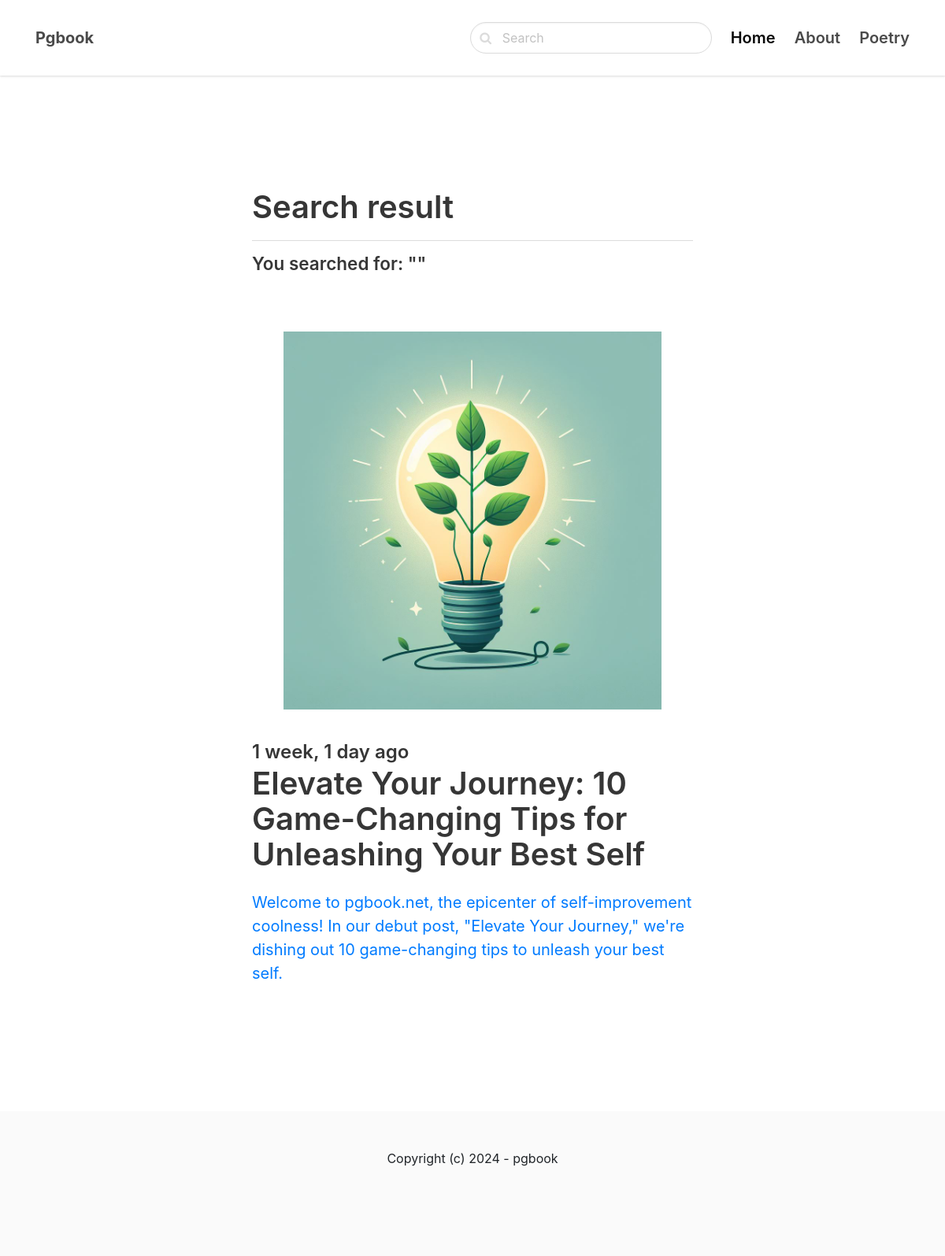
The app's page /search/ with its own data.
### blog/models.py (models this page shows, shortened)
class Post(models.Model):
    ACTIVE = 'active'
    DRAFT = 'draft'
    CHOICES_STATUS = (
        (ACTIVE, 'Active'),
        (DRAFT, 'Draft')
    )
    category = models.ForeignKey(Category, related_name='posts', on_delete=models.CASCADE)
    title = models.CharField(max_length=255)
    slug = models.SlugField()
    intro = models.TextField()
    body = models.TextField()
    created_at = models.DateTimeField(auto_now_add=True)
    status = models.CharField(max_length=10, choices=CHOICES_STATUS, default=ACTIVE)
    pick_posts = models.BooleanField(default=False)
    image = models.ImageField(upload_to='uploads/', blank=True, null=True)
    class Meta:
        ordering = ('-created_at',)

### blog/views.py (the view)
# urls.py: path('search/', views.search, name='search'),
def search(request):
    query = request.GET.get('query', '')
    posts = Post.objects.filter(status=Post.ACTIVE).filter(Q(title__icontains=query) | Q(intro__icontains=query) | Q(body__icontains=query))
    return render(request, 'blog/search.html', {'posts': posts, 'query': query})

### blog/templates/blog/search.html (shortened to what this page needs)
{% extends 'core/base.html' %}
{% block content %}
    <section class="hero">
        <div class="hero-body">
            <div class="container">
                <section class="section">
                    <div class="columns">
                        <div class="column is-8 is-offset-2">
                            <div class="content is-medium">
                                <h1>Search result </h1><hr>
                                <h5>You searched for: "{{ query }}"</h5><br>
                            </div>
                            {% for post in posts %}
                                <div class="content is-medium">
                                    <a href="{% url 'post_detail' post.category.slug post.slug %}">
                                        {% if post.image %}
                                            <figure class="image">
                                                <img src="{{ post.image.url }}">
                                            </figure>
                                        {% endif %}
                                        <h2 class="subtitle is-4">{{ post.created_at|timesince }} ago</h2>
                                        <h1 class="title">{{ post.title }}</h1>
                                        <p>{{ post.intro }}</p>
                                    </a>
                                </div>
                            {% empty %}
                            <div class="content">
                                <p>No results for the this query...</p>
                            </div>
                            {% endfor %}
                        </div>
                    </div>
                </section>
            </div>
        </div>
    </section>
{% endblock %}

### records on screen
Post: image (picture), created_at "1 week, 1 day", title "Elevate Your Journey: 10 Game-Changing Tips for Unleashing Your Best Self", intro "Welcome to pgbook.net, the epicenter of self-improvement coolness! In our debut post, \"Elevate Your Journey,\" we're dishing out 10 game-changing tips to unleash your best self."
